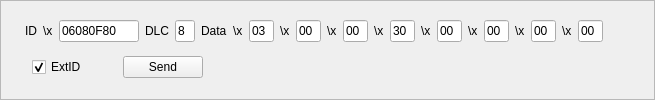
         <widget class="QFrame" name="frame_9">
          <property name="frameShape">
           <enum>QFrame::StyledPanel</enum>
          </property>
          <property name="frameShadow">
           <enum>QFrame::Raised</enum>
          </property>
          <layout class="QVBoxLayout" name="verticalLayout_18">
           <item>
            <layout class="QHBoxLayout" name="horizontalLayout_26">
             <item>
              <spacer name="horizontalSpacer_66">
               <property name="orientation">
                <enum>Qt::Horizontal</enum>
               </property>
               <property name="sizeType">
                <enum>QSizePolicy::Fixed</enum>
               </property>
               <property name="sizeHint" stdset="0">
                <size>
                 <width>13</width>
                 <height>20</height>
                </size>
               </property>
              </spacer>
             </item>
             <item>
              <widget class="QLabel" name="label_130">
               <property name="text">
                <string>ID</string>
               </property>
              </widget>
             </item>
             <item>
              <widget class="QLabel" name="label_131">
               <property name="text">
                <string>\x</string>
               </property>
              </widget>
             </item>
             <item>
              <widget class="QLineEdit" name="lE_ID_5">
               <property name="sizePolicy">
                <sizepolicy hsizetype="Fixed" vsizetype="Fixed">
                 <horstretch>0</horstretch>
                 <verstretch>0</verstretch>
                </sizepolicy>
               </property>
               <property name="maximumSize">
                <size>
                 <width>80</width>
                 <height>16777215</height>
                </size>
               </property>
               <property name="text">
                <string>06080F80</string>
               </property>
               <property name="maxLength">
                <number>8</number>
               </property>
              </widget>
             </item>
             <item>
              <widget class="QLabel" name="label_132">
               <property name="text">
                <string>DLC</string>
               </property>
              </widget>
             </item>
             <item>
              <widget class="QLineEdit" name="lE_DLC_5">
               <property name="sizePolicy">
                <sizepolicy hsizetype="Fixed" vsizetype="Fixed">
                 <horstretch>0</horstretch>
                 <verstretch>0</verstretch>
                </sizepolicy>
               </property>
               <property name="maximumSize">
                <size>
                 <width>20</width>
                 <height>16777215</height>
                </size>
               </property>
               <property name="text">
                <string>8</string>
               </property>
               <property name="maxLength">
                <number>1</number>
               </property>
              </widget>
             </item>
             <item>
              <widget class="QLabel" name="label_133">
               <property name="text">
                <string>Data</string>
               </property>
              </widget>
             </item>
             <item>
              <widget class="QLabel" name="label_134">
               <property name="text">
                <string>\x</string>
               </property>
              </widget>
             </item>
             <item>
              <widget class="QLineEdit" name="lE_D0_5">
               <property name="sizePolicy">
                <sizepolicy hsizetype="Fixed" vsizetype="Fixed">
                 <horstretch>0</horstretch>
                 <verstretch>0</verstretch>
                </sizepolicy>
               </property>
               <property name="maximumSize">
                <size>
                 <width>25</width>
                 <height>16777215</height>
                </size>
               </property>
               <property name="text">
                <string>03</string>
               </property>
               <property name="maxLength">
                <number>2</number>
               </property>
              </widget>
             </item>
             <item>
              <widget class="QLabel" name="label_135">
               <property name="text">
                <string>\x</string>
               </property>
              </widget>
             </item>
             <item>
              <widget class="QLineEdit" name="lE_D1_5">
               <property name="sizePolicy">
                <sizepolicy hsizetype="Fixed" vsizetype="Fixed">
                 <horstretch>0</horstretch>
                 <verstretch>0</verstretch>
                </sizepolicy>
               </property>
               <property name="maximumSize">
                <size>
                 <width>25</width>
                 <height>16777215</height>
                </size>
               </property>
               <property name="text">
                <string>00</string>
               </property>
               <property name="maxLength">
                <number>2</number>
               </property>
              </widget>
             </item>
             <item>
              <widget class="QLabel" name="label_136">
               <property name="text">
                <string>\x</string>
               </property>
              </widget>
             </item>
             <item>
              <widget class="QLineEdit" name="lE_D2_5">
               <property name="sizePolicy">
                <sizepolicy hsizetype="Fixed" vsizetype="Fixed">
                 <horstretch>0</horstretch>
                 <verstretch>0</verstretch>
                </sizepolicy>
               </property>
               <property name="maximumSize">
                <size>
                 <width>25</width>
                 <height>16777215</height>
                </size>
               </property>
               <property name="text">
                <string>00</string>
               </property>
               <property name="maxLength">
                <number>2</number>
               </property>
              </widget>
             </item>
             <item>
              <widget class="QLabel" name="label_137">
               <property name="text">
                <string>\x</string>
               </property>
              </widget>
             </item>
             <item>
              <widget class="QLineEdit" name="lE_D3_5">
               <property name="sizePolicy">
                <sizepolicy hsizetype="Fixed" vsizetype="Fixed">
                 <horstretch>0</horstretch>
                 <verstretch>0</verstretch>
                </sizepolicy>
               </property>
               <property name="maximumSize">
                <size>
                 <width>25</width>
                 <height>16777215</height>
                </size>
               </property>
               <property name="text">
                <string>30</string>
               </property>
               <property name="maxLength">
                <number>2</number>
               </property>
              </widget>
             </item>
             <item>
              <widget class="QLabel" name="label_138">
               <property name="text">
                <string>\x</string>
               </property>
              </widget>
             </item>
             <item>
              <widget class="QLineEdit" name="lE_D4_5">
               <property name="sizePolicy">
                <sizepolicy hsizetype="Fixed" vsizetype="Fixed">
                 <horstretch>0</horstretch>
                 <verstretch>0</verstretch>
                </sizepolicy>
               </property>
               <property name="maximumSize">
                <size>
                 <width>25</width>
                 <height>16777215</height>
                </size>
               </property>
               <property name="text">
                <string>00</string>
               </property>
               <property name="maxLength">
                <number>2</number>
               </property>
              </widget>
             </item>
             <item>
              <widget class="QLabel" name="label_139">
               <property name="text">
                <string>\x</string>
               </property>
              </widget>
             </item>
             <item>
              <widget class="QLineEdit" name="lE_D5_5">
               <property name="sizePolicy">
                <sizepolicy hsizetype="Fixed" vsizetype="Fixed">
                 <horstretch>0</horstretch>
                 <verstretch>0</verstretch>
                </sizepolicy>
               </property>
               <property name="maximumSize">
                <size>
                 <width>25</width>
                 <height>16777215</height>
                </size>
               </property>
               <property name="text">
                <string>00</string>
               </property>
               <property name="maxLength">
                <number>2</number>
               </property>
              </widget>
             </item>
             <item>
              <widget class="QLabel" name="label_140">
               <property name="text">
                <string>\x</string>
               </property>
              </widget>
             </item>
             <item>
              <widget class="QLineEdit" name="lE_D6_5">
               <property name="sizePolicy">
                <sizepolicy hsizetype="Fixed" vsizetype="Fixed">
                 <horstretch>0</horstretch>
                 <verstretch>0</verstretch>
                </sizepolicy>
               </property>
               <property name="maximumSize">
                <size>
                 <width>25</width>
                 <height>16777215</height>
                </size>
               </property>
               <property name="text">
                <string>00</string>
               </property>
               <property name="maxLength">
                <number>2</number>
               </property>
              </widget>
             </item>
             <item>
              <widget class="QLabel" name="label_141">
               <property name="text">
                <string>\x</string>
               </property>
              </widget>
             </item>
             <item>
              <widget class="QLineEdit" name="lE_D7_5">
               <property name="sizePolicy">
                <sizepolicy hsizetype="Fixed" vsizetype="Fixed">
                 <horstretch>0</horstretch>
                 <verstretch>0</verstretch>
                </sizepolicy>
               </property>
               <property name="maximumSize">
                <size>
                 <width>25</width>
                 <height>16777215</height>
                </size>
               </property>
               <property name="text">
                <string>00</string>
               </property>
               <property name="maxLength">
                <number>2</number>
               </property>
              </widget>
             </item>
             <item>
              <spacer name="horizontalSpacer_67">
               <property name="orientation">
                <enum>Qt::Horizontal</enum>
               </property>
               <property name="sizeHint" stdset="0">
                <size>
                 <width>40</width>
                 <height>20</height>
                </size>
               </property>
              </spacer>
             </item>
            </layout>
           </item>
           <item>
            <layout class="QHBoxLayout" name="horizontalLayout_27">
             <item>
              <spacer name="horizontalSpacer_68">
               <property name="orientation">
                <enum>Qt::Horizontal</enum>
               </property>
               <property name="sizeType">
                <enum>QSizePolicy::Fixed</enum>
               </property>
               <property name="sizeHint" stdset="0">
                <size>
                 <width>20</width>
                 <height>20</height>
                </size>
               </property>
              </spacer>
             </item>
             <item>
              <widget class="QCheckBox" name="chB_extID_5">
               <property name="text">
                <string>ExtID</string>
               </property>
               <property name="checked">
                <bool>true</bool>
               </property>
              </widget>
             </item>
             <item>
              <spacer name="horizontalSpacer_69">
               <property name="orientation">
                <enum>Qt::Horizontal</enum>
               </property>
               <property name="sizeType">
                <enum>QSizePolicy::Fixed</enum>
               </property>
               <property name="sizeHint" stdset="0">
                <size>
                 <width>30</width>
                 <height>20</height>
                </size>
               </property>
              </spacer>
             </item>
             <item>
              <widget class="QPushButton" name="pB_send_5">
               <property name="text">
                <string>Send</string>
               </property>
              </widget>
             </item>
             <item>
              <spacer name="horizontalSpacer_70">
               <property name="orientation">
                <enum>Qt::Horizontal</enum>
               </property>
               <property name="sizeHint" stdset="0">
                <size>
                 <width>40</width>
                 <height>20</height>
                </size>
               </property>
              </spacer>
             </item>
            </layout>
           </item>
          </layout>
         </widget>
